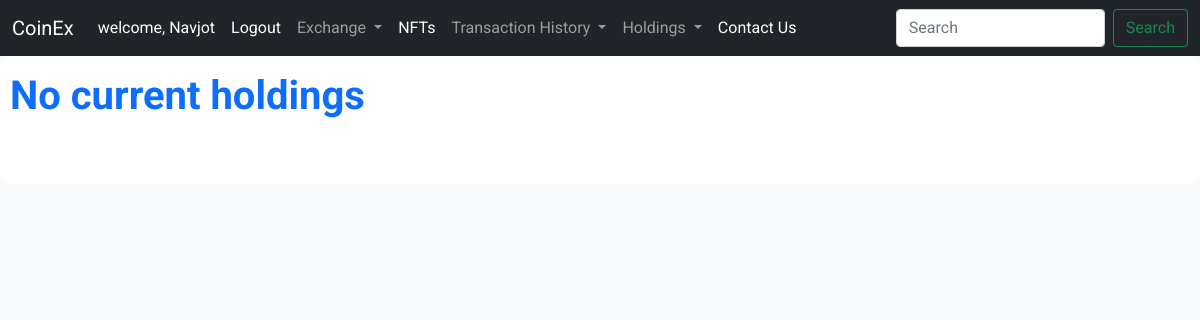
Before: /user-holdings/ (signed in) with the older database file.
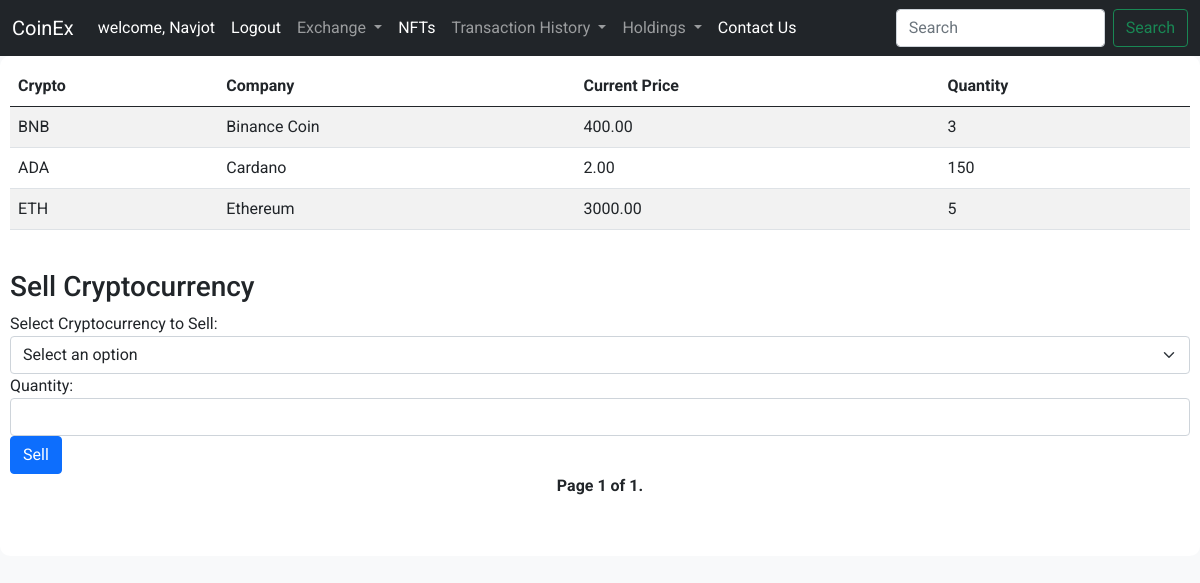
After: the same page with the newer database file.
### mainApp/models.py (models this page shows, shortened)
class UserHolding(models.Model):
    user = models.ForeignKey(User, on_delete=models.CASCADE)
    crypto = models.ForeignKey(Cryptocurrency, on_delete=models.CASCADE)
    quantity = models.PositiveIntegerField(default=0)

class Cryptocurrency(models.Model):
    name = models.CharField(max_length=255)
    symbol = models.CharField(max_length=255)
    price = models.DecimalField(max_digits=10, decimal_places=2)
    one_hour_change = models.DecimalField(max_digits=5, decimal_places=2)
    one_hour_flag = models.IntegerField()
    twenty_four_hour_change = models.DecimalField(max_digits=5, decimal_places=2)
    twenty_four_hour_flag = models.IntegerField()
    market_cap = models.BigIntegerField()
    volume = models.BigIntegerField()
    launch_date = models.DateField(null=True, blank=True, default=date.today)

### mainApp/views.py (the view, shortened to what this page needs)
# urls.py: path('user-holdings/', views.user_holdings, name='user-holdings'),
@login_required(login_url="/login/")
def user_holdings(request):
    holdings = UserHolding.objects.filter(user=request.user)
    sell_form = SellStockForm()
    items_per_page = 10
    paginator = Paginator(holdings, items_per_page)
    page = request.GET.get("page")
    try:
        holdings_page = paginator.page(page)
    except PageNotAnInteger:
        holdings_page = paginator.page(1)
    except EmptyPage:
        holdings_page = paginator.page(paginator.num_pages)
    return render(
        request,
        "CoinEx_Index/user_holdings.html",
        {"user": request.user, "holdings": holdings_page, "sell_form": sell_form},
    )

### mainApp/forms.py
class SellStockForm(forms.Form):
    quantity = forms.IntegerField(
        min_value=1,
        required=True,
        widget=forms.NumberInput(attrs={"class": "form-control"}),
    )
    stock_symbol = forms.CharField(widget=forms.HiddenInput())

### templates/CoinEx_Index/user_holdings.html (shortened to what this page needs)
{% extends 'CoinEx_Index/base.html' %}
{% load static %}
{% block content %}
    <div class="container">
        {% if holdings %}
            <div class="table-responsive">
                <table class="table table-striped">
                    <thead>
                    <tr>
                        <th>Crypto</th>
                        <th>Company</th>
                        <th>Current Price</th>
                        <th>Quantity</th>
                    </tr>
                    </thead>
                    <tbody>
                    {% for holding in holdings %}
                        <tr>
                            <td>{{ holding.crypto.symbol }}</td>
                            <td>{{ holding.crypto.name }}</td>
                            <td>{{ holding.crypto.price }}</td>
                            <td>{{ holding.quantity }}</td>
                        </tr>
                    {% endfor %}
                    </tbody>
                </table>
            </div>
            <div class="mt-4">
                <h3>Sell Cryptocurrency</h3>
                <form method="post" action="{% url 'user-holdings' %}">
                    <div class="form-group">
                        <label for="cryptoSelect">Select Cryptocurrency to Sell:</label>
                        <select class="form-select" id="cryptoSelect" name="crypto_symbol">
                        <option value="" selected>Select an option</option>
</select>
                    </div>
                    <div class="form-group">
                        {{ sell_form.quantity.label_tag }}
                        {{ sell_form.quantity }}
                    </div>
                    <button type="submit" class="btn btn-primary"> Sell</button>
                </form>
            </div>
            <div class="pagination justify-content-center mb-5">
                <span class="step-links">
                    <span class="current fw-bold">
                        Page {{ holdings.number }} of {{ holdings.paginator.num_pages }}.
                    </span>
                </span>
            </div>
        {% else %}
            <p class="fw-bold text-primary mb-5" style="font-size: 40px">No current holdings</p>
        {% endif %}
    </div>
{% endblock %}

Changed rows visible on the page:
added UserHolding: crypto.symbol "BNB", crypto.name "Binance Coin", crypto.price "400.00", quantity "3"
added UserHolding: crypto.symbol "ADA", crypto.name "Cardano", crypto.price "2.00", quantity "150"
added UserHolding: crypto.symbol "ETH", crypto.name "Ethereum", crypto.price "3000.00", quantity "5"
Other visible differences:
form field crypto_symbol: (not shown) → "Select an option"
{{ sell_form.quantity.label_tag }}: (not shown) → "Quantity:"
{{ holdings.number }}: (not shown) → "1"
{{ holdings.paginator.num_pages }}: (not shown) → "1"
text no longer shown: "No current holdings"
text now shown: "Crypto Company Current Price Quantity Sell Cryptocurrency Select Cryptocurrency to Sell: Sell Page of ."
